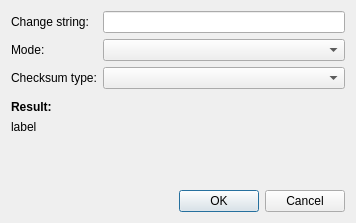
<?xml version="1.0" encoding="UTF-8"?>
<ui version="4.0">
 <class>ChecksumSearchAddDlg</class>
 <widget class="QWidget" name="ChecksumSearchAddDlg">
  <property name="geometry">
   <rect>
    <x>0</x>
    <y>0</y>
    <width>356</width>
    <height>223</height>
   </rect>
  </property>
  <layout class="QVBoxLayout" name="verticalLayout">
   <item>
    <layout class="QFormLayout" name="formLayout">
     <item row="0" column="0">
      <widget class="QLabel" name="label_1">
       <property name="text">
        <string>Change string:</string>
       </property>
      </widget>
     </item>
     <item row="0" column="1">
      <widget class="KLineEdit" name="change">
       <property name="showClearButton" stdset="0">
        <bool>true</bool>
       </property>
      </widget>
     </item>
     <item row="1" column="0">
      <widget class="QLabel" name="label_2">
       <property name="text">
        <string>Mode:</string>
       </property>
      </widget>
     </item>
     <item row="1" column="1">
      <widget class="KComboBox" name="mode"/>
     </item>
     <item row="2" column="0">
      <widget class="QLabel" name="label_3">
       <property name="text">
        <string>Checksum type:</string>
       </property>
      </widget>
     </item>
     <item row="2" column="1">
      <widget class="KComboBox" name="type"/>
     </item>
    </layout>
   </item>
   <item>
    <spacer name="verticalSpacer_2">
     <property name="orientation">
      <enum>Qt::Vertical</enum>
     </property>
     <property name="sizeType">
      <enum>QSizePolicy::Fixed</enum>
     </property>
     <property name="sizeHint" stdset="0">
      <size>
       <width>20</width>
       <height>5</height>
      </size>
     </property>
    </spacer>
   </item>
   <item>
    <widget class="QLabel" name="label_4">
     <property name="font">
      <font>
       <weight>75</weight>
       <bold>true</bold>
      </font>
     </property>
     <property name="text">
      <string>Result:</string>
     </property>
    </widget>
   </item>
   <item>
    <widget class="QLabel" name="label">
     <property name="text">
      <string>label</string>
     </property>
     <property name="wordWrap">
      <bool>true</bool>
     </property>
    </widget>
   </item>
   <item>
    <spacer name="verticalSpacer">
     <property name="orientation">
      <enum>Qt::Vertical</enum>
     </property>
     <property name="sizeHint" stdset="0">
      <size>
       <width>20</width>
       <height>40</height>
      </size>
     </property>
    </spacer>
   </item>
   <item>
    <widget class="QDialogButtonBox" name="buttonBox">
     <property name="standardButtons">
      <set>QDialogButtonBox::Cancel|QDialogButtonBox::Ok</set>
     </property>
    </widget>
   </item>
  </layout>
 </widget>
 <customwidgets>
  <customwidget>
   <class>KComboBox</class>
   <extends>QComboBox</extends>
   <header>kcombobox.h</header>
  </customwidget>
  <customwidget>
   <class>KLineEdit</class>
   <extends>QLineEdit</extends>
   <header>klineedit.h</header>
  </customwidget>
 </customwidgets>
 <resources/>
 <connections/>
</ui>
